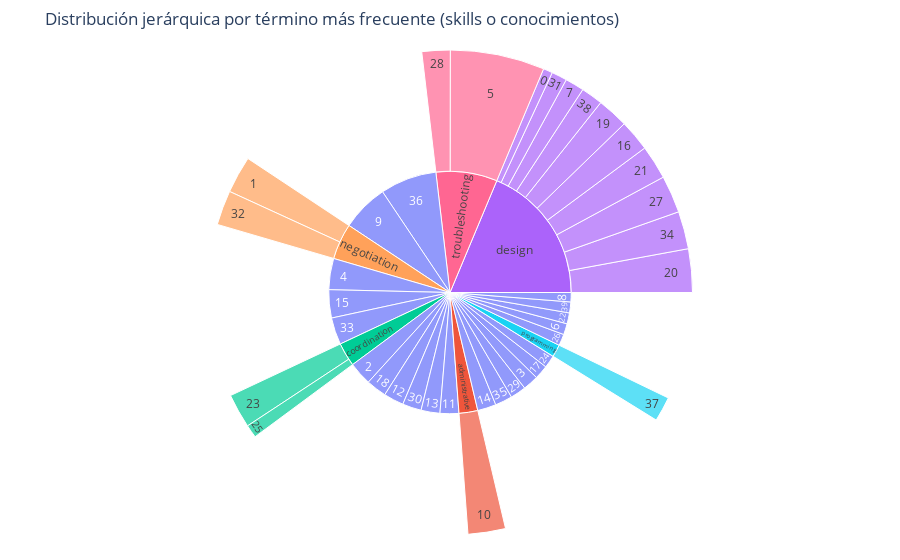

Notebook source saved alongside this figure:
### Code cell
import plotly.express as px

fig = px.sunburst(
    df_summary,
    path=["main_term", "cluster"],
    values="num_offers",
    color="main_term",
    title="Distribución jerárquica por término más frecuente (skills o conocimientos)"
)
fig.update_layout(margin=dict(t=50, l=25, r=25, b=25))
fig.show()

### Figure 1 — Plotly figure (JSON) as saved in the notebook; plotly's stock layout.template omitted (floating-point values rounded to 4 significant figures)
{"data": [{"branchvalues": "total", "customdata": [[""], [""], [""], [""], [""], [""], [""], [""], [""], [""], [""], [""], [""], [""], [""], [""], [""], [""], [""], [""], [""], [""], [""], ["administrative"], ["administrative"], ["coordination"], ["coordination"], ["coordination"], ["design"], ["design"], ["design"], ["design"], ["design"], ["design"], ["design"], ["design"], ["design"], ["design"], ["design"], ["negotiation"], ["negotiation"], ["negotiation"], ["programming"], ["programming"], ["troubleshooting"], ["troubleshooting"], ["troubleshooting"]], "domain": {"x": [0, 1], "y": [0, 1]}, "hovertemplate": "labels=%{label}<br>num_offers=%{value}<br>parent=%{parent}<br>id=%{id}<br>main_term=%{customdata[0]}<extra></extra>", "ids": ["/15", "/33", "/26", "/24", "/22", "/35", "/36", "/18", "/17", "/39", "/29", "/14", "/13", "/30", "/11", "/2", "/3", "/12", "", "/6", "/4", "/8", "/9", "administrative/10", "administrative", "coordination", "coordination/25", "coordination/23", "design", "design/34", "design/38", "design/0", "design/27", "design/21", "design/20", "design/19", "design/16", "design/7", "design/31", "negotiation/32", "negotiation", "negotiation/1", "programming/37", "programming", "troubleshooting/28", "troubleshooting/5", "troubleshooting"], "labels": ["15", "33", "26", "24", "22", "35", "36", "18", "17", "39", "29", "14", "13", "30", "11", "2", "3", "12", "", "6", "4", "8", "9", "10", "administrative", "coordination", "25", "23", "design", "34", "38", "0", "27", "21", "20", "19", "16", "7", "31", "32", "negotiation", "1", "37", "programming", "28", "5", "troubleshooting"], "marker": {"colors": ["#636efa", "#636efa", "#636efa", "#636efa", "#636efa", "#636efa", "#636efa", "#636efa", "#636efa", "#636efa", "#636efa", "#636efa", "#636efa", "#636efa", "#636efa", "#636efa", "#636efa", "#636efa", "#636efa", "#636efa", "#636efa", "#636efa", "#636efa", "#EF553B", "#EF553B", "#00cc96", "#00cc96", "#00cc96", "#ab63fa", "#ab63fa", "#ab63fa", "#ab63fa", "#ab63fa", "#ab63fa", "#ab63fa", "#ab63fa", "#ab63fa", "#ab63fa", "#ab63fa", "#FFA15A", "#FFA15A", "#FFA15A", "#19d3f3", "#19d3f3", "#FF6692", "#FF6692", "#FF6692"]}, "name": "", "parents": ["", "", "", "", "", "", "", "", "", "", "", "", "", "", "", "", "", "", "", "", "", "", "", "administrative", "", "", "coordination", "coordination", "", "design", "design", "design", "design", "design", "design", "design", "design", "design", "design", "negotiation", "", "negotiation", "programming", "", "troubleshooting", "troubleshooting", ""], "type": "sunburst", "values": [63000.0, 60370.0, 25710.0, 28210.0, 24420.0, 38540.0, 126300.0, 45490.0, 31320.0, 24380.0, 35170.0, 41650.0, 42160.0, 42220.0, 42040.0, 52010.0, 34740.0, 45020.0, 1023000.0, 24670.0, 69680.0, 20910.0, 105500.0, 41860.0, 41860.0, 52910.0, 14590.0, 38320.0, 313400.0, 42010.0, 24370.0, 10380.0, 41770.0, 38040.0, 48520.0, 34860.0, 34920.0, 21230.0, 17300.0, 38770.0, 80280.0, 41500.0, 27720.0, 27720.0, 31530.0, 105400.0, 136900.0]}], "layout": {"legend": {"tracegroupgap": 0}, "margin": {"b": 25, "l": 25, "r": 25, "t": 50}, "title": {"text": "Distribución jerárquica por término más frecuente (skills o conocimientos)"}}}
